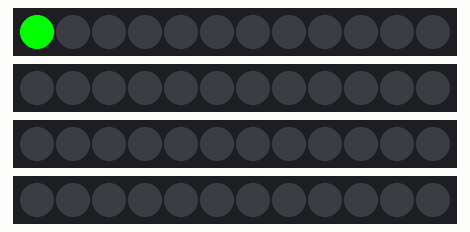
This sketch was run on a simulated Arduino Uno, built with avr-gcc and run on an emulated ATmega328P. Shown: 4 × 12 RGB LEDs in strip order, left to right.

Above: at 0.01 s.
At 4.93 s:
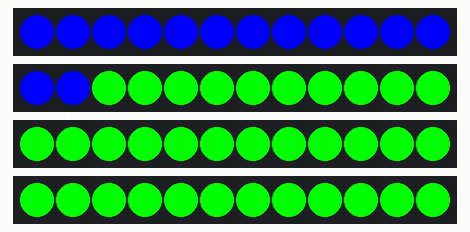
At 9.93 s:
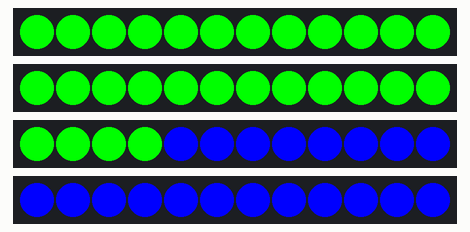
At 19.93 s:
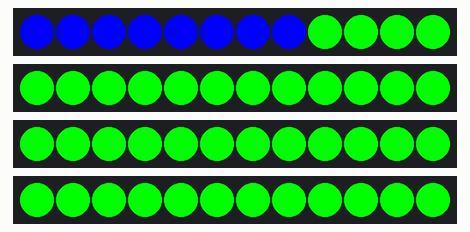
At 29.85 s:
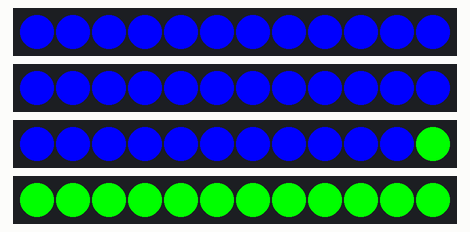
At 39.85 s:
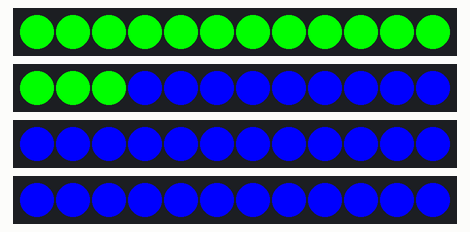

The sketch:

neopixel.ino
```cpp
#include <Adafruit_NeoPixel.h>
#ifdef __AVR__
  #include <avr/power.h>
#endif

#define PIN_a 6
#define PIN_b 7
#define PIN_c 8
#define PIN_d 9

// Parameter 1 = number of pixels in strip
// Parameter 2 = Arduino pin number (most are valid)
// Parameter 3 = pixel type flags, add together as needed:
//   NEO_KHZ800  800 KHz bitstream (most NeoPixel products w/WS2812 LEDs)
//   NEO_KHZ400  400 KHz (classic 'v1' (not v2) FLORA pixels, WS2811 drivers)
//   NEO_GRB     Pixels are wired for GRB bitstream (most NeoPixel products)
//   NEO_RGB     Pixels are wired for RGB bitstream (v1 FLORA pixels, not v2)
//   NEO_RGBW    Pixels are wired for RGBW bitstream (NeoPixel RGBW products)
Adafruit_NeoPixel strip_a = Adafruit_NeoPixel(12, PIN_a, NEO_GRB + NEO_KHZ800);
Adafruit_NeoPixel strip_b = Adafruit_NeoPixel(12, PIN_b, NEO_GRB + NEO_KHZ800);
Adafruit_NeoPixel strip_c = Adafruit_NeoPixel(12, PIN_c, NEO_GRB + NEO_KHZ800);
Adafruit_NeoPixel strip_d = Adafruit_NeoPixel(12, PIN_d, NEO_GRB + NEO_KHZ800);

// IMPORTANT: To reduce NeoPixel burnout risk, add 1000 uF capacitor across
// pixel power leads, add 300 - 500 Ohm resistor on first pixel's data input
// and minimize distance between Arduino and first pixel.  Avoid connecting
// on a live circuit...if you must, connect GND first.

void setup() {
  // This is for Trinket 5V 16MHz, you can remove these three lines if you are not using a Trinket
  #if defined (__AVR_ATtiny85__)
    if (F_CPU == 16000000) clock_prescale_set(clock_div_1);
  #endif
  // End of trinket special code


  strip_a.begin();
  strip_b.begin();
  strip_c.begin();
  strip_d.begin();
  strip_a.show(); // Initialize all pixels to 'off'
  strip_b.show(); // Initialize all pixels to 'off'
  strip_c.show(); // Initialize all pixels to 'off'
  strip_d.show(); // Initialize all pixels to 'off'
}

void loop() {
  // Some example procedures showing how to display to the pixels:
  colorWipe(strip_a.Color(0, 255, 0), 80); // Green
  colorWipe(strip_a.Color(0, 0, 255), 80); // Blue
  colorWipe(strip_b.Color(0, 255, 0), 80); // Green
  colorWipe(strip_b.Color(0, 0, 255), 80); // Blue
  colorWipe(strip_c.Color(0, 255, 0), 80); // Green
  colorWipe(strip_c.Color(0, 0, 255), 80); // Blue
  colorWipe(strip_d.Color(0, 255, 0), 80); // Green
  colorWipe(strip_d.Color(0, 0, 255), 80); // Blue
}

// Fill the dots one after the other with a color
void colorWipe(uint32_t c, uint8_t wait) {
  for(uint16_t i=0; i<strip_a.numPixels(); i++) {
    strip_a.setPixelColor(i, c);
    strip_a.show();
    delay(wait);
  }
  for(uint16_t i=0; i<strip_b.numPixels(); i++) {
    strip_b.setPixelColor(i, c);
    strip_b.show();
    delay(wait);
  }
for(uint16_t i=0; i<strip_c.numPixels(); i++) {
    strip_c.setPixelColor(i, c);
    strip_c.show();
    delay(wait);
  }
  for(uint16_t i=0; i<strip_d.numPixels(); i++) {
    strip_d.setPixelColor(i, c);
    strip_d.show();
    delay(wait);
  }
}
```
